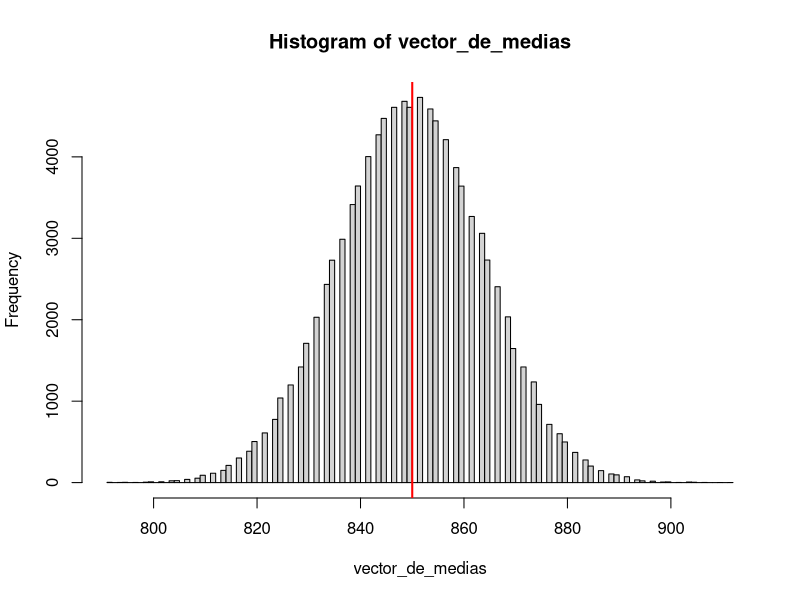
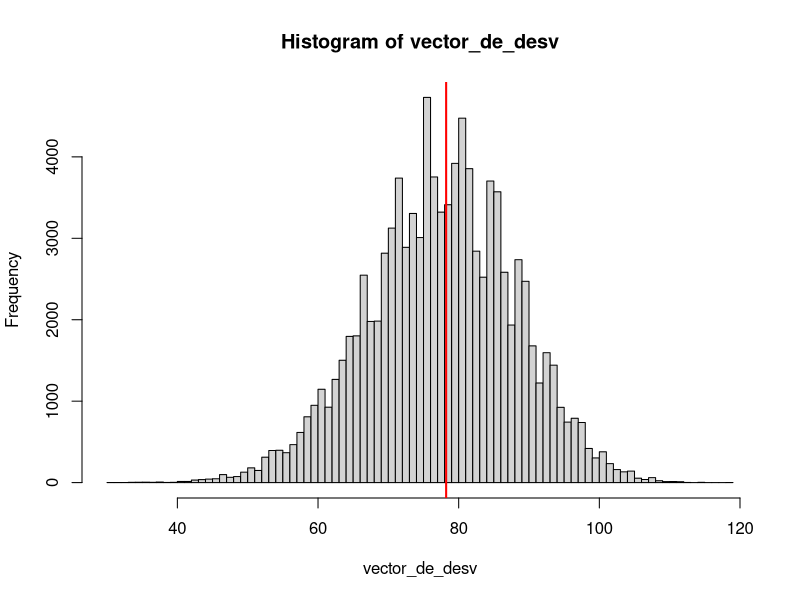
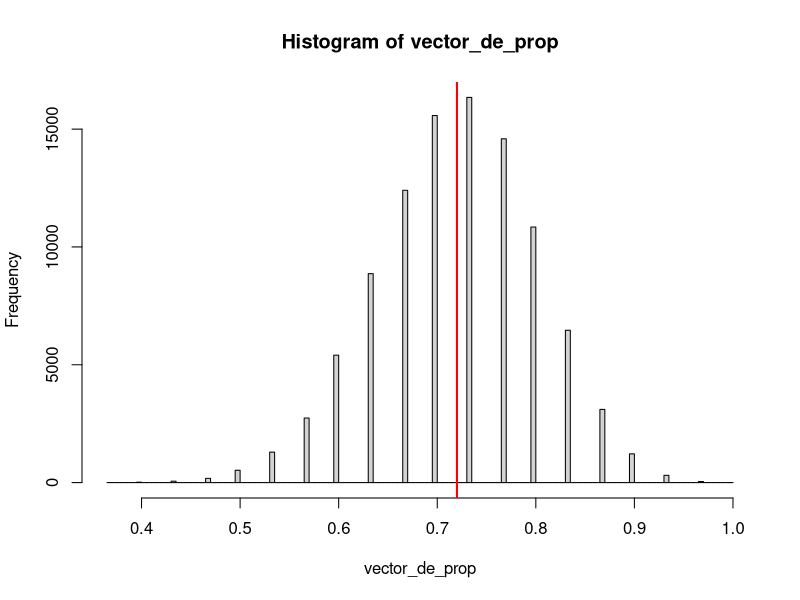

Recreate these plots in R, in order.
# Ejemplo de muestreo aleatorio simple similar al de la Univ St Andrews del cap 7

# Necesitamos una población para tener valores poblacionales

# generemos un vector con 648 si y 900-648 no, para imitiar las respuestas
#  del ejemplo a la pregunta quieren vivir en el campus
# usemos la funcion rep y concatenar
# ejemplo sencillo>

pregunta_habitacion <- c( rep("si", 648), rep("no", 900-648) )

puntajes <- c(rep(1000, 100), rep(900, 200), rep(850, 300), 
              rep(800, 200), rep(700, 100))

# ejemplo para contar casos
v3 <-  c(3,4,5,6,7,7,2,9)
v3 == 7
sum(v3==7)
sum(v3==7)/8
mean(v3==7)

# calculen la media poblacional de los puntajes 
# y la propocion de casos "si" en la poblacion
media_poblacional <- mean(puntajes)
sum(pregunta_habitacion == "si")/900
proporcion_poblacional <- mean(pregunta_habitacion == "si")
media_poblacional
proporcion_poblacional
sd_poblacional <- sd(puntajes)
sd_poblacional # en el libro es 80, aqui es 78.2 porque son otros puntajes

# obtengan una muestra aleatoria de 30 puntajes usando sample
# cada vez que ejecuten sample tendran una muestra distinta y por lo tanto medias distintas
muestra_de_puntajes <- sample(x = puntajes, size = 30)
muestra_de_puntajes  
promedio_muestral <- mean(muestra_de_puntajes)  
# calculen la desviacion estandar muestral (sd) de los ptjes y la guardan en una variable
sd_muestral <- sd(muestra_de_puntajes)  
sd_muestral

# obtengan una muestra aleatoria de 30 respuestas habitacion usando sample
#  y calculen la proporcion muestral
muestra_de_respuestas <- sample(x = pregunta_habitacion, size = 30)
proporcion_muestral <- mean(muestra_de_respuestas == "si")
proporcion_muestral

numero_de_muestras <- 100000
vector_de_medias <- vector(mode = "numeric", length = numero_de_muestras)
# vector_de_medias
vector_de_desv <- vector(mode = "numeric", length = numero_de_muestras)
vector_de_prop <- vector(mode = "numeric", length = numero_de_muestras)

for (k in 1:numero_de_muestras) {
  esta_muestra <- sample(puntajes, size = 30) 
  esta_muestra_de_resp <- sample(pregunta_habitacion, size = 30) 
  
  esta_media_muestral <- mean(esta_muestra)
  esta_sd_muestral <- sd(esta_muestra)
  esta_prop_muestral <- mean(esta_muestra_de_resp == "si")
  
  vector_de_medias[k] <- esta_media_muestral
  vector_de_desv[k] <- esta_sd_muestral
  vector_de_prop[k] <- esta_prop_muestral
}


hist(vector_de_medias, breaks = 100)
abline(v = media_poblacional, col = "red", lwd=2)
mean(vector_de_medias)
sd(vector_de_medias)

hist(vector_de_desv, breaks = 70)
abline(v = sd_poblacional, col = "red", lwd=2)
mean(vector_de_desv)
sd(vector_de_medias)

hist(vector_de_prop, breaks = 100)
abline(v = proporcion_poblacional, col = "red", lwd=2)
mean(vector_de_prop)
sd(vector_de_medias)
